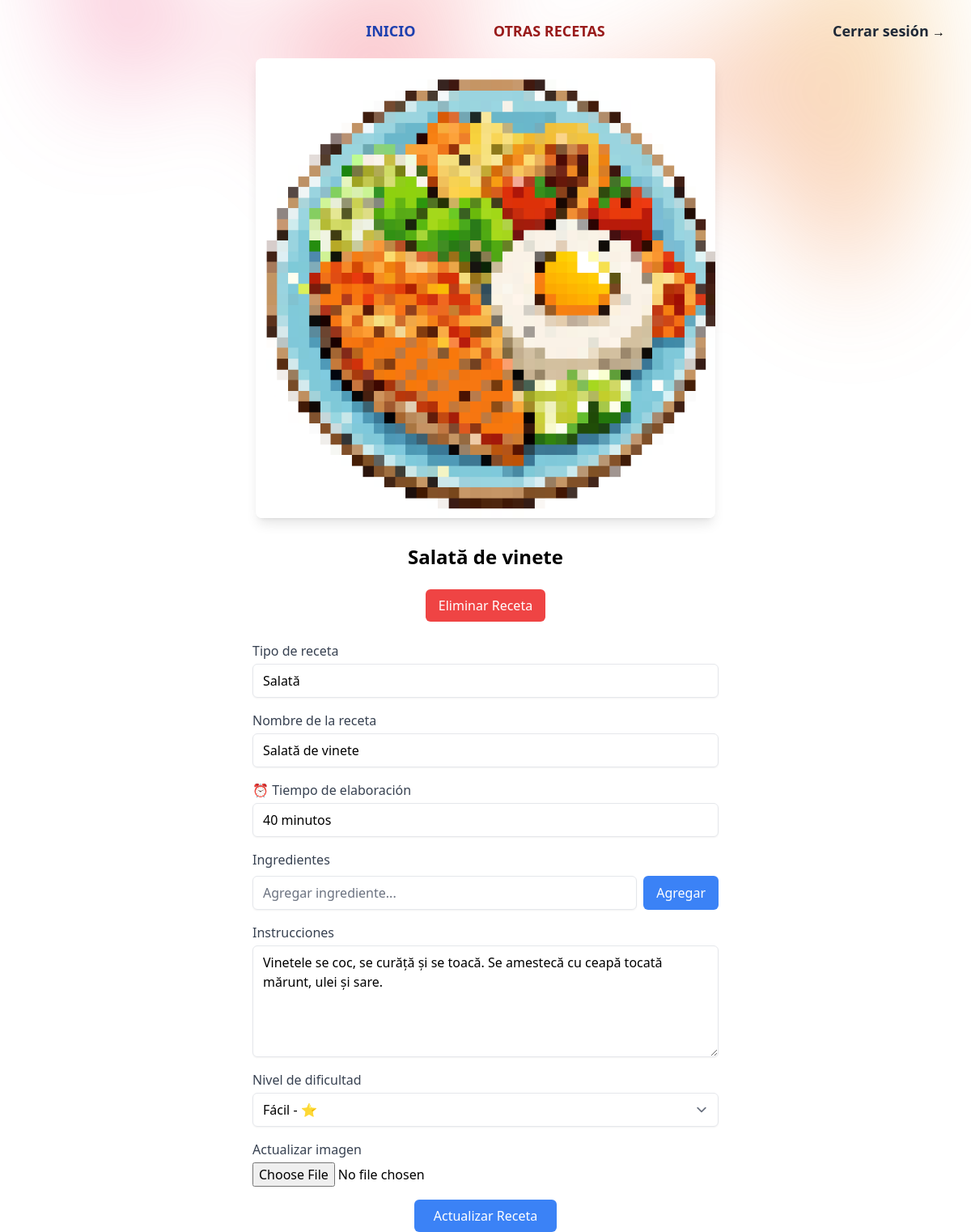
Page /var/www/html/app/views/recipes/edit_recipe.php?id_recipe=21 on the committed database.
### tables this page shows
CREATE TABLE `recipes` (
  `id_recipe` int NOT NULL,
  `id_user` int NOT NULL,
  `recipe_type` varchar(20) DEFAULT NULL,
  `title` varchar(100) NOT NULL,
  `description` text,
  `instructions` text,
  `difficulty` tinyint DEFAULT NULL,
  `publication_date` timestamp NULL DEFAULT CURRENT_TIMESTAMP,
  `image_recipe` varchar(255) DEFAULT 'default.png'
);

### var/www/html/app/models/Recipes.php (called while the page is built, shortened)
<?php
class Recipes
{
    private $pdo;
    public function __construct($pdo)
    {
        $this->pdo = $pdo;
    }
    public function getRecipeById($id)
    {
        $query = "SELECT * FROM recipes WHERE id_recipe = " . $id;
        $stmt = $this->pdo->prepare($query);
        $stmt->execute();
        return $stmt->fetch(PDO::FETCH_ASSOC);
    }
}

### var/www/html/app/views/recipes/edit_recipe.php (the view, shortened to what this page needs)
<?php
require_once __DIR__ . '/../../models/Recipes.php';
require_once __DIR__ . '/../../../config/config.php';
$recipes = new Recipes($pdo);
if (isset($_GET['id_recipe']) && !empty($_GET['id_recipe'])) {
    $id_recipe = intval($_GET['id_recipe']);
} else {
    header('Location: /404');
    exit();
}
$recipe = $recipes->getRecipeById($id_recipe);
?>
<!DOCTYPE html>
<html lang="es">
<head>
    <script src="https://cdn.tailwindcss.com?plugins=forms,typography,aspect-ratio,line-clamp,container-queries"></script>
</head>
<body class="bg-white">
    <header class="absolute inset-x-0 top-0 z-50">
        <nav class="flex items-center justify-between p-6 lg:px-8" aria-label="Global">
            <div class="hidden lg:flex lg:gap-x-12">
                <a href="/" class="text-lg font-semibold text-blue-800 hover:text-lg hover:text-blue-500 transition duration-300 ease-in-out transform hover:scale-105">INICIO</a>
                <a href="/recipes" class="text-lg font-semibold text-red-800 hover:text-lg hover:text-blue-500 transition duration-300 ease-in-out transform hover:scale-105">OTRAS RECETAS</a>
            </div>
            <div class="hidden lg:flex lg:flex-1 lg:justify-end">
                <form action="/auth" method="post">
                    <input type="submit" name="closeSession" value="Cerrar sesión" class="text-lg font-semibold text-gray-800 hover:text-lg hover:text-blue-500 transition duration-300 ease-in-out transform hover:scale-105">
                    <span aria-hidden="true">&rarr;</span>
                </form>
            </div>
        </nav>
    </header>
    <main class="relative px-6 pt-14 lg:px-8">
        <div class="absolute inset-x-0 -top-40 -z-10 transform-gpu overflow-hidden blur-3xl sm:-top-80"
            aria-hidden="true">
        </div>
        <div class="flex items-center justify-center mt-4">
            <img src="<?php echo '/../../../../assets/img/recipes/' . $recipe['image_recipe']; ?>" alt="Imagen de la receta" class="w-1/2 h-auto rounded-lg shadow-lg">
        </div>
        <div class="mt-8">
            <h1 class="text-2xl font-bold text-center"><?php echo $recipe['title'] ?></h1>
            <div class="flex justify-center mt-6">
                <form action="/recipes/edit?id_recipe=<?php echo $id_recipe ?>" method="POST" onsubmit="return confirm('¿Estás seguro de que deseas eliminar esta receta?');">
                    <button type="submit" class="px-4 py-2 bg-red-500 text-white rounded-md">Eliminar Receta</button>
                </form>
            </div>
            <form id="editRecipeForm" action="/recipes/edit?id_recipe=<?php echo $id_recipe ?>" method="POST" enctype="multipart/form-data" class="max-w-xl mx-auto mt-6">
                <div class="space-y-4">
                    <label class="block">
                        <span class="text-gray-700">Tipo de receta</span>
                        <input type="text" name="recipe_type" value="<?php echo ($recipe['recipe_type']); ?>" class="mt-1 block w-full rounded-md border-gray-200 shadow-sm" required />
                    </label>
                    <label class="block">
                        <span class="text-gray-700">Nombre de la receta</span>
                        <input type="text" name="title" value="<?php echo ($recipe['title']); ?>" class="mt-1 block w-full rounded-md border-gray-200 shadow-sm" required />
                    </label>
                    <label class="block">
                        <span class="text-gray-700">⏰ Tiempo de elaboración</span>
                        <input type="text" name="description" value="<?php echo ($recipe['description']); ?>" class="mt-1 block w-full rounded-md border-gray-200 shadow-sm" required />
                    </label>
                    <label class="block">
                        <span class="text-gray-700">Ingredientes</span>
                        <div class="flex gap-2 mt-2">
                            <input type="text" id="newIngredient" class="flex-grow rounded-md border-gray-200 shadow-sm" placeholder="Agregar ingrediente..." />
                            <button type="button" onclick="addIngredient()" class="px-4 py-2 bg-blue-500 text-white rounded-md">Agregar</button>
                        </div>
                    </label>
                    <label class="block">
                        <span class="text-gray-700">Instrucciones</span>
                        <textarea name="instructions" rows="5" class="mt-1 block w-full rounded-md border-gray-200 shadow-sm" required><?php echo ($recipe['instructions']); ?></textarea>
                    </label>
                    <label class="block">
                        <span class="text-gray-700">Nivel de dificultad</span>
                        <select name="difficulty" class="mt-1 block w-full rounded-md border-gray-200 shadow-sm" required>
                            <option value="1" <?php echo ($recipe['difficulty'] == "1") ? "selected" : ""; ?>>Fácil - ⭐</option>
                        </select>
                    </label>
                    <label class="block">
                        <span class="text-gray-700">Actualizar imagen</span>
                        <input type="file" name="image_recipe" accept="image/*" class="mt-1 block w-full" />
                    </label>
                    <div class="flex items-center justify-center">
                        <button type="submit" class="px-6 py-2 bg-blue-500 text-white rounded-md">Actualizar Receta</button>
                    </div>
                </div>
            </form>
        </div>
    </main>
</body>
</html>

### rows in the picture
recipes: image_recipe (placeholder picture), title "Salată de vinete", recipe_type "Salată", description "40 minutos", instructions "Vinetele se coc, se curăță și se toacă. Se amestecă cu ceapă tocată mărunt, ulei și sare.", difficulty "Fácil - ⭐"
